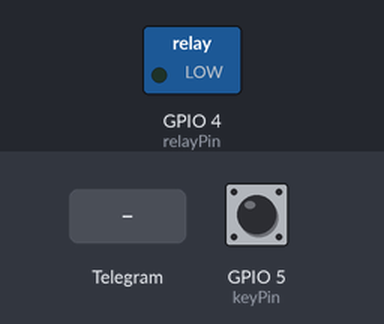
Simulated run of this sketch. Board: ESP8266 (NodeMCU). On the bench: switched loads named in the sketch (green lamp = pin HIGH). Inputs (shaded band) come from the test bench; at power-on: GPIO 5 (keyPin) HIGH. WiFi joins after 1.5 s; servers stay silent unless stated; what the sketch prints to the serial monitor is not drawn.

Above: at 2.8 s.
2.9 s: Telegram message "/Open" received
At 3.9 s:
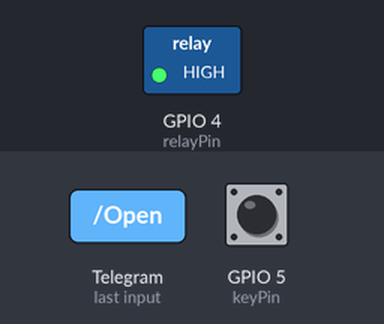
6.2 s: GPIO 5 (keyPin) pulled LOW for 0.8 s
Timing chart, 0 to 9.2 s (numbered marks = the images above; inputs shaded):
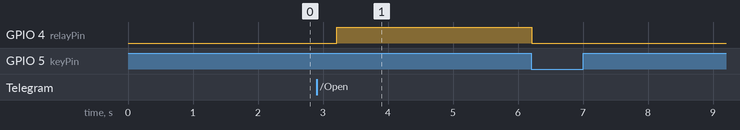

Measured:
- after the input at 2.9 s, GPIO 4 (relayPin): LOW → HIGH after 0.31 s

The sketch:

alarme_incendie.ino
```cpp
//***********************************************
// Telegram test ESP8266
//
//
//
// Test ok le 18/08/20
//***********************************************


#include <ESP8266WiFi.h>
#include <WiFiClientSecure.h>
#include <UniversalTelegramBot.h>   // Universal Telegram Bot Library written by Brian Lough: https://github.com/witnessmenow/Universal-Arduino-Telegram-Bot
#include <ArduinoJson.h>

#define DEBOUNCE_BUTTON_PERIOD 200
#define RELAY_PULSE_DURATION 3000

// Initialize Wifi connection to the router
char ssid[] = "freebox"; // Network SSID (name) -- Nom du reseau
char password[] = "pascal1961"; // Network password -- Mot de passe

String ThisChat ;
// Initialize Telegram BOT
#define BOTtoken "1283668639:AAHV_cwKanl-HCvwAI7uwn23YBOXo0TJ5Gs"  // your Bot Token (Get from Botfather)

WiFiClientSecure client;
UniversalTelegramBot bot(BOTtoken, client);

int Bot_mtbs = 1000; //mean time between scan messages
long Bot_lasttime;   //last time messages' scan has been done

const int relayPin = 4;
const int keyPin = 5;
bool ring = false;
uint32_t lastButtonISR = 0;

uint32_t relayCommandTimeout = UINT32_MAX;

int numNewMessages = 0;

void IRAM_ATTR button_isr() {
  // Si on a pas 100ms entre deux interruptions, on ne fait rien
  if ((millis() - lastButtonISR) <= 100) {
    return;
  }

  // Save the moment
  lastButtonISR = millis();
  ring = true;
}

void handleNewMessages(int numNewMessages) {
  String chat_id;

  for (int i=0; i<numNewMessages; i++) {
    String chat_id = String(bot.messages[i].chat_id);
    String text = bot.messages[i].text;

    ThisChat = chat_id;

    String from_name = bot.messages[i].from_name;
    if (from_name == "") from_name = "Guest";

    if (text == "/Open") {
      digitalWrite(relayPin, HIGH);   // turn the relay on
      relayCommandTimeout = millis() + RELAY_PULSE_DURATION;
      String keyboardJson = "[[\"/status\"]]";
      bot.sendMessageWithReplyKeyboard(ThisChat, "Door is OPEN\n\nChoose one of the following options", "", keyboardJson, true);
    }

    if (text == "/Ignore") {
      String keyboardJson = "[[\"/status\"]]";
      bot.sendMessageWithReplyKeyboard(ThisChat, "Door opener not used", "", keyboardJson, true);
    }
    if (text == "/status") {
      bot.sendMessage(ThisChat, "Connection OK", "");
    }


    if (text == "/start") {
      String welcome = "Elektor doorbell via Telegram " + from_name + ".\n";
      welcome += "\n\n";
      welcome += "/Open : to activate door opener\n";
      welcome += "/Ignore : do not open\n";
      welcome += "/status : returns status of doorbell\n";

      String keyboardJson = "[[\"/status\"]]";
      bot.sendMessageWithReplyKeyboard(ThisChat, welcome + "\n\nChoose one of the following options", "", keyboardJson, true);
    }
  }

}

void setup() {
 // {
  Serial.begin(115200);
  Serial.println("Ready");


  pinMode(relayPin, OUTPUT); // initialize digital relayPin as an output.
  delay(10);
  digitalWrite(relayPin, LOW); // initialize pin as off
  pinMode(keyPin, INPUT);

  WiFi.mode(WIFI_STA);
  //WiFi.disconnect();
  delay(100);

  // attempt to connect to Wifi network:

  Serial.println("Connecting WiFi: ");
//  Serial.printlnssid);


  WiFi.begin(ssid, password);

  while (WiFi.status() != WL_CONNECTED) {
    Serial.print(".");
    delay(500);
  }

  Serial.print("\nIP address: ");
  Serial.println(WiFi.localIP());

  attachInterrupt(keyPin, button_isr, FALLING);
  //

  client.setInsecure(); // Remplace la fonction HTTPS pour télégram
}

uint8_t debouncing = 0xFF;
uint32_t nextDebounceTick = 0;

void loop() {
    if (ring) {
      ring = false;
      Serial.println("Btn Pushed");
      String keyboardJson = "[[\"/Open\", \"/Ignore\"]]";
      bot.sendMessageWithReplyKeyboard(ThisChat, "Doorbell!\n\nChoose one of the following options", "", keyboardJson, true, true);

    }

    if (millis() > relayCommandTimeout) {
      relayCommandTimeout = UINT32_MAX;

      digitalWrite(relayPin, LOW);
    }

  if (millis() > Bot_lasttime + Bot_mtbs)  {
    numNewMessages = bot.getUpdates(bot.last_message_received + 1);

    while(numNewMessages) {
      handleNewMessages(numNewMessages);
      numNewMessages = bot.getUpdates(bot.last_message_received + 1);
    }
   // delay(1000);
    Bot_lasttime = millis();

  }
}
```
